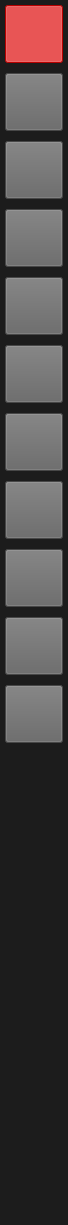
						<widget class="QWidget" name="scrollAreaWidgetContents">
							<property name="geometry">
								<rect>
									<x>0</x>
									<y>0</y>
									<width>68</width>
									<height>1225</height>
								</rect>
							</property>
							<property name="sizePolicy">
								<sizepolicy hsizetype="Fixed" vsizetype="Expanding">
									<horstretch>0</horstretch>
									<verstretch>0</verstretch>
								</sizepolicy>
							</property>
							<property name="minimumSize">
								<size>
									<width>68</width>
									<height>0</height>
								</size>
							</property>
							<property name="maximumSize">
								<size>
									<width>68</width>
									<height>16777215</height>
								</size>
							</property>
							<property name="styleSheet">
								<string notr="true">background-color: #1c1c1c;</string>
							</property>
							<layout class="QVBoxLayout" name="verticalLayout">
								<property name="spacing">
									<number>10</number>
								</property>
								<property name="sizeConstraint">
									<enum>QLayout::SizeConstraint::SetDefaultConstraint</enum>
								</property>
								<property name="leftMargin">
									<number>5</number>
								</property>
								<property name="topMargin">
									<number>5</number>
								</property>
								<property name="rightMargin">
									<number>5</number>
								</property>
								<property name="bottomMargin">
									<number>0</number>
								</property>
								<item>
									<widget class="QPushButton" name="selectToolButton">
										<property name="minimumSize">
											<size>
												<width>58</width>
												<height>58</height>
											</size>
										</property>
										<property name="maximumSize">
											<size>
												<width>58</width>
												<height>58</height>
											</size>
										</property>
										<property name="sizeIncrement">
											<size>
												<width>32</width>
												<height>0</height>
											</size>
										</property>
										<property name="contextMenuPolicy">
											<enum>Qt::ContextMenuPolicy::CustomContextMenu</enum>
										</property>
										<property name="toolTip">
											<string>&lt;html&gt;&lt;head/&gt;&lt;body&gt;&lt;p&gt;&lt;span style=&quot; font-weight:700;&quot;&gt;Select Tool&lt;/span&gt;&lt;/p&gt;&lt;p&gt;Allows selection of elements with classic and additive modes&lt;/p&gt;&lt;p&gt;Deselect by double-clicking or chaning the active element&lt;/p&gt;&lt;p&gt;'V' Key Shortcut&lt;/p&gt;&lt;/body&gt;&lt;/html&gt;</string>
										</property>
										<property name="toolTipDuration">
											<number>-1</number>
										</property>
										<property name="styleSheet">
											<string notr="true">
												QPushButton:checked { background-color: red; }
												QPushButton { background-color: #646464; }
											</string>
										</property>
										<property name="text">
											<string/>
										</property>
										<property name="icon">
											<iconset>
												<normaloff>assets/icons/select_tool.svg</normaloff>assets/icons/select_tool.svg
											</iconset>
										</property>
										<property name="iconSize">
											<size>
												<width>58</width>
												<height>58</height>
											</size>
										</property>
										<property name="checkable">
											<bool>true</bool>
										</property>
										<property name="checked">
											<bool>true</bool>
										</property>
										<property name="autoExclusive">
											<bool>true</bool>
										</property>
										<property name="autoDefault">
											<bool>false</bool>
										</property>
									</widget>
								</item>
								<item>
									<widget class="QPushButton" name="cameraToolButton">
										<property name="minimumSize">
											<size>
												<width>58</width>
												<height>58</height>
											</size>
										</property>
										<property name="maximumSize">
											<size>
												<width>58</width>
												<height>58</height>
											</size>
										</property>
										<property name="sizeIncrement">
											<size>
												<width>32</width>
												<height>0</height>
											</size>
										</property>
										<property name="contextMenuPolicy">
											<enum>Qt::ContextMenuPolicy::CustomContextMenu</enum>
										</property>
										<property name="toolTip">
											<string extracomment="Select Tool">&lt;html&gt;&lt;head/&gt;&lt;body&gt;&lt;p&gt;&lt;span style=&quot; font-weight:700;&quot;&gt;Camera Tool&lt;/span&gt;&lt;br/&gt;Brings up the panel to change between orbit and free modes, field of view, and toggling the grid and vertices&lt;br/&gt;'C' Key Shortcut&lt;/p&gt;&lt;/body&gt;&lt;/html&gt;</string>
										</property>
										<property name="toolTipDuration">
											<number>-1</number>
										</property>
										<property name="styleSheet">
											<string notr="true">
												QPushButton:checked { background-color: red; }
												QPushButton { background-color: #646464; }
											</string>
										</property>
										<property name="text">
											<string/>
										</property>
										<property name="icon">
											<iconset>
												<normaloff>assets/icons/camera.svg</normaloff>assets/icons/camera.svg
											</iconset>
										</property>
										<property name="iconSize">
											<size>
												<width>58</width>
												<height>58</height>
											</size>
										</property>
										<property name="checkable">
											<bool>true</bool>
										</property>
										<property name="checked">
											<bool>false</bool>
										</property>
										<property name="autoExclusive">
											<bool>true</bool>
										</property>
										<property name="autoDefault">
											<bool>false</bool>
										</property>
									</widget>
								</item>
								<item>
									<widget class="QPushButton" name="translateToolButton">
										<property name="minimumSize">
											<size>
												<width>58</width>
												<height>58</height>
											</size>
										</property>
										<property name="maximumSize">
											<size>
												<width>58</width>
												<height>58</height>
											</size>
										</property>
										<property name="sizeIncrement">
											<size>
												<width>32</width>
												<height>0</height>
											</size>
										</property>
										<property name="contextMenuPolicy">
											<enum>Qt::ContextMenuPolicy::CustomContextMenu</enum>
										</property>
										<property name="toolTip">
											<string extracomment="Move Tool">&lt;html&gt;&lt;head/&gt;&lt;body&gt;&lt;p&gt;&lt;span style=&quot; font-weight:700;&quot;&gt;Move Tool&lt;/span&gt;&lt;/p&gt;&lt;p&gt;Allows translation with free, outward, and edge modes&lt;/p&gt;&lt;p&gt;'T' Key Shortcut&lt;/p&gt;&lt;/body&gt;&lt;/html&gt;</string>
										</property>
										<property name="styleSheet">
											<string notr="true">
												QPushButton:checked { background-color: red; }
												QPushButton { background-color: #646464; }
											</string>
										</property>
										<property name="text">
											<string/>
										</property>
										<property name="icon">
											<iconset>
												<normaloff>assets/icons/move_tool.svg</normaloff>assets/icons/move_tool.svg
											</iconset>
										</property>
										<property name="iconSize">
											<size>
												<width>58</width>
												<height>58</height>
											</size>
										</property>
										<property name="checkable">
											<bool>true</bool>
										</property>
										<property name="autoExclusive">
											<bool>true</bool>
										</property>
									</widget>
								</item>
								<item>
									<widget class="QPushButton" name="scaleToolButton">
										<property name="minimumSize">
											<size>
												<width>58</width>
												<height>58</height>
											</size>
										</property>
										<property name="maximumSize">
											<size>
												<width>58</width>
												<height>58</height>
											</size>
										</property>
										<property name="sizeIncrement">
											<size>
												<width>32</width>
												<height>0</height>
											</size>
										</property>
										<property name="contextMenuPolicy">
											<enum>Qt::ContextMenuPolicy::CustomContextMenu</enum>
										</property>
										<property name="toolTip">
											<string extracomment="Scale Tool">&lt;html&gt;&lt;head/&gt;&lt;body&gt;&lt;p&gt;&lt;span style=&quot; font-weight:700;&quot;&gt;Scale Tool&lt;/span&gt;&lt;/p&gt;&lt;p&gt;Changes the size of the selected element&lt;br/&gt;Restricted to object, face, and edge elements&lt;/p&gt;&lt;p&gt;'S' Key Shortcut&lt;/p&gt;&lt;/body&gt;&lt;/html&gt;</string>
										</property>
										<property name="autoFillBackground">
											<bool>false</bool>
										</property>
										<property name="styleSheet">
											<string notr="true">
												QPushButton:checked { background-color: red; }
												QPushButton { background-color: #646464; }
											</string>
										</property>
										<property name="text">
											<string/>
										</property>
										<property name="icon">
											<iconset>
												<normaloff>assets/icons/scale_tool.svg</normaloff>assets/icons/scale_tool.svg
											</iconset>
										</property>
										<property name="iconSize">
											<size>
												<width>58</width>
												<height>58</height>
											</size>
										</property>
										<property name="checkable">
											<bool>true</bool>
										</property>
										<property name="autoExclusive">
											<bool>true</bool>
										</property>
									</widget>
								</item>
								<item>
									<widget class="QPushButton" name="rotateToolButton">
										<property name="minimumSize">
											<size>
												<width>58</width>
												<height>58</height>
											</size>
										</property>
										<property name="maximumSize">
											<size>
												<width>58</width>
												<height>58</height>
											</size>
										</property>
										<property name="sizeIncrement">
											<size>
												<width>32</width>
												<height>0</height>
											</size>
										</property>
										<property name="contextMenuPolicy">
											<enum>Qt::ContextMenuPolicy::CustomContextMenu</enum>
										</property>
										<property name="toolTip">
											<string extracomment="Rotate Tool">&lt;html&gt;&lt;head/&gt;&lt;body&gt;&lt;p&gt;&lt;span style=&quot; font-weight:700;&quot;&gt;Rotate Tool&lt;/span&gt;&lt;/p&gt;&lt;p&gt;Turns an object&lt;br/&gt;Restricted to object-level&lt;/p&gt;&lt;p&gt;'R' Key Shortcut&lt;/p&gt;&lt;/body&gt;&lt;/html&gt;</string>
										</property>
										<property name="styleSheet">
											<string notr="true">
												QPushButton:checked { background-color: red; }
												QPushButton { background-color: #646464; }
											</string>
										</property>
										<property name="text">
											<string/>
										</property>
										<property name="icon">
											<iconset>
												<normaloff>assets/icons/rotate_tool.svg</normaloff>assets/icons/rotate_tool.svg
											</iconset>
										</property>
										<property name="iconSize">
											<size>
												<width>58</width>
												<height>58</height>
											</size>
										</property>
										<property name="checkable">
											<bool>true</bool>
										</property>
										<property name="autoExclusive">
											<bool>true</bool>
										</property>
									</widget>
								</item>
								<item>
									<widget class="QPushButton" name="shapeToolButton">
										<property name="minimumSize">
											<size>
												<width>58</width>
												<height>58</height>
											</size>
										</property>
										<property name="maximumSize">
											<size>
												<width>58</width>
												<height>58</height>
											</size>
										</property>
										<property name="sizeIncrement">
											<size>
												<width>32</width>
												<height>0</height>
											</size>
										</property>
										<property name="contextMenuPolicy">
											<enum>Qt::ContextMenuPolicy::CustomContextMenu</enum>
										</property>
										<property name="toolTip">
											<string extracomment="Shape Tool">&lt;html&gt;&lt;head/&gt;&lt;body&gt;&lt;p&gt;Shape Tool&lt;/p&gt;&lt;p&gt;Brings up the panel to add shapes to your scene&lt;/p&gt;&lt;p&gt;'Q' Key Shortcut&lt;/p&gt;&lt;/body&gt;&lt;/html&gt;</string>
										</property>
										<property name="styleSheet">
											<string notr="true">
												QPushButton:checked { background-color: red; }
												QPushButton { background-color: #646464; }
											</string>
										</property>
										<property name="text">
											<string/>
										</property>
										<property name="icon">
											<iconset>
												<normaloff>assets/icons/shape_tool.svg</normaloff>assets/icons/shape_tool.svg
											</iconset>
										</property>
										<property name="iconSize">
											<size>
												<width>58</width>
												<height>58</height>
											</size>
										</property>
										<property name="checkable">
											<bool>true</bool>
										</property>
										<property name="autoExclusive">
											<bool>true</bool>
										</property>
									</widget>
								</item>
								<item>
									<widget class="QPushButton" name="extrudeToolButton">
										<property name="minimumSize">
											<size>
												<width>58</width>
												<height>58</height>
											</size>
										</property>
										<property name="maximumSize">
											<size>
												<width>58</width>
												<height>58</height>
											</size>
										</property>
										<property name="sizeIncrement">
											<size>
												<width>32</width>
												<height>0</height>
											</size>
										</property>
										<property name="contextMenuPolicy">
											<enum>Qt::ContextMenuPolicy::CustomContextMenu</enum>
										</property>
										<property name="toolTip">
											<string extracomment="Extrude Tool">&lt;html&gt;&lt;head/&gt;&lt;body&gt;&lt;p&gt;&lt;span style=&quot; font-weight:700;&quot;&gt;Extrude Tool&lt;/span&gt;&lt;/p&gt;&lt;p&gt;Extends a shape, edge, or face&lt;/p&gt;&lt;p&gt;'X' Key Shortcut&lt;/p&gt;&lt;/body&gt;&lt;/html&gt;</string>
										</property>
										<property name="styleSheet">
											<string notr="true">
												QPushButton:checked { background-color: red; }
												QPushButton { background-color: #646464; }
											</string>
										</property>
										<property name="text">
											<string/>
										</property>
										<property name="icon">
											<iconset>
												<normaloff>assets/icons/extrude_tool.svg</normaloff>assets/icons/extrude_tool.svg
											</iconset>
										</property>
										<property name="iconSize">
											<size>
												<width>58</width>
												<height>58</height>
											</size>
										</property>
										<property name="checkable">
											<bool>true</bool>
										</property>
										<property name="autoExclusive">
											<bool>true</bool>
										</property>
									</widget>
								</item>
								<item>
									<widget class="QPushButton" name="subdivideToolButton">
										<property name="minimumSize">
											<size>
												<width>58</width>
												<height>58</height>
											</size>
										</property>
										<property name="maximumSize">
											<size>
												<width>58</width>
												<height>58</height>
											</size>
										</property>
										<property name="sizeIncrement">
											<size>
												<width>32</width>
												<height>0</height>
											</size>
										</property>
										<property name="baseSize">
											<size>
												<width>0</width>
												<height>0</height>
											</size>
										</property>
										<property name="contextMenuPolicy">
											<enum>Qt::ContextMenuPolicy::CustomContextMenu</enum>
										</property>
										<property name="toolTip">
											<string>&lt;html&gt;&lt;head/&gt;&lt;body&gt;&lt;p&gt;&lt;span style=&quot; font-weight:700;&quot;&gt;Subdivision Tool&lt;/span&gt;&lt;/p&gt;&lt;p&gt;Brings up the panel to access subdivision, tesselation, triangulation, and edge-flip&lt;/p&gt;&lt;p&gt;'Z' Key Shortcut&lt;/p&gt;&lt;/body&gt;&lt;/html&gt;</string>
										</property>
										<property name="styleSheet">
											<string notr="true">
												QPushButton:checked { background-color: red; }
												QPushButton { background-color: #646464; }
											</string>
										</property>
										<property name="text">
											<string/>
										</property>
										<property name="icon">
											<iconset>
												<normaloff>assets/icons/subdiv_tool.svg</normaloff>assets/icons/subdiv_tool.svg
											</iconset>
										</property>
										<property name="iconSize">
											<size>
												<width>58</width>
												<height>58</height>
											</size>
										</property>
										<property name="checkable">
											<bool>true</bool>
										</property>
										<property name="autoExclusive">
											<bool>true</bool>
										</property>
									</widget>
								</item>
								<item>
									<widget class="QPushButton" name="bevelToolButton">
										<property name="minimumSize">
											<size>
												<width>58</width>
												<height>58</height>
											</size>
										</property>
										<property name="maximumSize">
											<size>
												<width>58</width>
												<height>58</height>
											</size>
										</property>
										<property name="sizeIncrement">
											<size>
												<width>32</width>
												<height>0</height>
											</size>
										</property>
										<property name="contextMenuPolicy">
											<enum>Qt::ContextMenuPolicy::CustomContextMenu</enum>
										</property>
										<property name="toolTip">
											<string extracomment="Bevel Tool">&lt;html&gt;&lt;head/&gt;&lt;body&gt;&lt;p&gt;&lt;span style=&quot; font-weight:700;&quot;&gt;Bevel Tool&lt;/span&gt;&lt;/p&gt;&lt;p&gt;Make an angled cut on an edge or corner&lt;/p&gt;&lt;p&gt;'V' Key Shortcut&lt;/p&gt;&lt;/body&gt;&lt;/html&gt;</string>
										</property>
										<property name="autoFillBackground">
											<bool>false</bool>
										</property>
										<property name="styleSheet">
											<string notr="true">
												QPushButton:checked { background-color: red; }
												QPushButton { background-color: #646464; }
											</string>
										</property>
										<property name="text">
											<string/>
										</property>
										<property name="icon">
											<iconset>
												<normaloff>assets/icons/bevel_tool.svg</normaloff>assets/icons/bevel_tool.svg
											</iconset>
										</property>
										<property name="iconSize">
											<size>
												<width>58</width>
												<height>58</height>
											</size>
										</property>
										<property name="checkable">
											<bool>true</bool>
										</property>
										<property name="autoExclusive">
											<bool>true</bool>
										</property>
									</widget>
								</item>
								<item>
									<widget class="QPushButton" name="knifeToolButton">
										<property name="minimumSize">
											<size>
												<width>58</width>
												<height>58</height>
											</size>
										</property>
										<property name="maximumSize">
											<size>
												<width>58</width>
												<height>58</height>
											</size>
										</property>
										<property name="contextMenuPolicy">
											<enum>Qt::ContextMenuPolicy::CustomContextMenu</enum>
										</property>
										<property name="toolTip">
											<string>&lt;html&gt;&lt;head/&gt;&lt;body&gt;&lt;p&gt;&lt;span style=&quot; font-weight:700;&quot;&gt;Knife Tool&lt;/span&gt;&lt;/p&gt;&lt;p&gt;click to draw a cut, Enter to confirm, Esc to cancel, X to cut through hidden faces. &lt;/p&gt;&lt;p&gt;'K' Key Shortcut&lt;/p&gt;&lt;/body&gt;&lt;/html&gt;</string>
										</property>
										<property name="styleSheet">
											<string notr="true">
												QPushButton:checked { background-color: red; }
												QPushButton { background-color: #646464; }
											</string>
										</property>
										<property name="text">
											<string/>
										</property>
										<property name="icon">
											<iconset>
												<normaloff>assets/icons/knife.svg</normaloff>assets/icons/knife.svg
											</iconset>
										</property>
										<property name="iconSize">
											<size>
												<width>58</width>
												<height>58</height>
											</size>
										</property>
										<property name="checkable">
											<bool>true</bool>
										</property>
										<property name="autoExclusive">
											<bool>true</bool>
										</property>
									</widget>
								</item>
								<item>
									<widget class="QPushButton" name="mergeToolButton">
										<property name="minimumSize">
											<size>
												<width>58</width>
												<height>58</height>
											</size>
										</property>
										<property name="maximumSize">
											<size>
												<width>58</width>
												<height>58</height>
											</size>
										</property>
										<property name="contextMenuPolicy">
											<enum>Qt::ContextMenuPolicy::CustomContextMenu</enum>
										</property>
										<property name="toolTip">
											<string>&lt;html&gt;&lt;head/&gt;&lt;body&gt;&lt;p&gt;&lt;span style=&quot; font-weight:700;&quot;&gt;Merge Tool&lt;/span&gt;&lt;/p&gt;&lt;p&gt;Brings up the page for merge, dissolve, and collapse&lt;br/&gt;'M' Key Shortcut&lt;/p&gt;&lt;/body&gt;&lt;/html&gt;</string>
										</property>
										<property name="styleSheet">
											<string notr="true">
												QPushButton:checked { background-color: red; }
												QPushButton { background-color: #646464; }
											</string>
										</property>
										<property name="text">
											<string/>
										</property>
										<property name="icon">
											<iconset>
												<normaloff>assets/icons/merge.svg</normaloff>assets/icons/merge.svg
											</iconset>
										</property>
										<property name="iconSize">
											<size>
												<width>58</width>
												<height>58</height>
											</size>
										</property>
										<property name="checkable">
											<bool>true</bool>
										</property>
										<property name="autoExclusive">
											<bool>true</bool>
										</property>
									</widget>
								</item>
								<item>
									<spacer name="verticalSpacer">
										<property name="orientation">
											<enum>Qt::Orientation::Vertical</enum>
										</property>
										<property name="sizeHint" stdset="0">
											<size>
												<width>20</width>
												<height>40</height>
											</size>
										</property>
									</spacer>
								</item>
							</layout>
							<zorder>selectToolButton</zorder>
							<zorder>scaleToolButton</zorder>
							<zorder>extrudeToolButton</zorder>
							<zorder>rotateToolButton</zorder>
							<zorder>shapeToolButton</zorder>
							<zorder>subdivideToolButton</zorder>
							<zorder>translateToolButton</zorder>
							<zorder>bevelToolButton</zorder>
							<zorder>cameraToolButton</zorder>
							<zorder>knifeToolButton</zorder>
							<zorder>verticalSpacer</zorder>
							<zorder>mergeToolButton</zorder>
						</widget>
